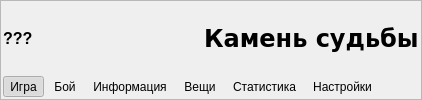
    <widget class="QFrame" name="header">
     <property name="sizePolicy">
      <sizepolicy hsizetype="Preferred" vsizetype="Preferred">
       <horstretch>0</horstretch>
       <verstretch>0</verstretch>
      </sizepolicy>
     </property>
     <property name="minimumSize">
      <size>
       <width>0</width>
       <height>65</height>
      </size>
     </property>
     <property name="styleSheet">
      <string notr="true"/>
     </property>
     <property name="frameShape">
      <enum>QFrame::StyledPanel</enum>
     </property>
     <property name="frameShadow">
      <enum>QFrame::Raised</enum>
     </property>
     <layout class="QVBoxLayout" name="verticalLayout_4">
      <property name="spacing">
       <number>3</number>
      </property>
      <property name="margin">
       <number>2</number>
      </property>
      <item>
       <layout class="QHBoxLayout" name="horizontalLayout_7">
        <item>
         <widget class="QLabel" name="persStatusLabel">
          <property name="font">
           <font>
            <pointsize>12</pointsize>
            <weight>75</weight>
            <bold>true</bold>
           </font>
          </property>
          <property name="text">
           <string>???</string>
          </property>
          <property name="textFormat">
           <enum>Qt::PlainText</enum>
          </property>
         </widget>
        </item>
        <item>
         <spacer name="horizontalSpacer_4">
          <property name="orientation">
           <enum>Qt::Horizontal</enum>
          </property>
          <property name="sizeHint" stdset="0">
           <size>
            <width>40</width>
            <height>22</height>
           </size>
          </property>
         </spacer>
        </item>
        <item>
         <widget class="QLabel" name="headerLabel">
          <property name="sizePolicy">
           <sizepolicy hsizetype="Preferred" vsizetype="Preferred">
            <horstretch>0</horstretch>
            <verstretch>0</verstretch>
           </sizepolicy>
          </property>
          <property name="font">
           <font>
            <family>DejaVu Sans</family>
            <pointsize>18</pointsize>
            <weight>75</weight>
            <italic>false</italic>
            <bold>true</bold>
           </font>
          </property>
          <property name="text">
           <string>Камень судьбы</string>
          </property>
         </widget>
        </item>
       </layout>
      </item>
      <item>
       <layout class="QHBoxLayout" name="horizontalLayout_8">
        <item>
         <widget class="QToolButton" name="mainModeBtn">
          <property name="text">
           <string>Игра</string>
          </property>
          <property name="checkable">
           <bool>true</bool>
          </property>
          <property name="checked">
           <bool>true</bool>
          </property>
          <property name="autoExclusive">
           <bool>true</bool>
          </property>
          <property name="popupMode">
           <enum>QToolButton::DelayedPopup</enum>
          </property>
          <property name="autoRaise">
           <bool>true</bool>
          </property>
         </widget>
        </item>
        <item>
         <widget class="QToolButton" name="fightModeBtn">
          <property name="text">
           <string>Бой</string>
          </property>
          <property name="checkable">
           <bool>true</bool>
          </property>
          <property name="autoExclusive">
           <bool>true</bool>
          </property>
          <property name="popupMode">
           <enum>QToolButton::DelayedPopup</enum>
          </property>
          <property name="autoRaise">
           <bool>true</bool>
          </property>
         </widget>
        </item>
        <item>
         <widget class="QToolButton" name="persInfoModeBtn">
          <property name="text">
           <string>Информация</string>
          </property>
          <property name="checkable">
           <bool>true</bool>
          </property>
          <property name="autoExclusive">
           <bool>true</bool>
          </property>
          <property name="popupMode">
           <enum>QToolButton::DelayedPopup</enum>
          </property>
          <property name="autoRaise">
           <bool>true</bool>
          </property>
         </widget>
        </item>
        <item>
         <widget class="QToolButton" name="thingsModeBtn">
          <property name="text">
           <string>Вещи</string>
          </property>
          <property name="checkable">
           <bool>true</bool>
          </property>
          <property name="autoExclusive">
           <bool>true</bool>
          </property>
          <property name="popupMode">
           <enum>QToolButton::DelayedPopup</enum>
          </property>
          <property name="autoRaise">
           <bool>true</bool>
          </property>
         </widget>
        </item>
        <item>
         <widget class="QToolButton" name="statModeBtn">
          <property name="text">
           <string>Статистика</string>
          </property>
          <property name="checkable">
           <bool>true</bool>
          </property>
          <property name="autoExclusive">
           <bool>true</bool>
          </property>
          <property name="popupMode">
           <enum>QToolButton::DelayedPopup</enum>
          </property>
          <property name="autoRaise">
           <bool>true</bool>
          </property>
         </widget>
        </item>
        <item>
         <widget class="QToolButton" name="settingsModeBtn">
          <property name="text">
           <string>Настройки</string>
          </property>
          <property name="checkable">
           <bool>true</bool>
          </property>
          <property name="autoExclusive">
           <bool>true</bool>
          </property>
          <property name="popupMode">
           <enum>QToolButton::DelayedPopup</enum>
          </property>
          <property name="autoRaise">
           <bool>true</bool>
          </property>
         </widget>
        </item>
        <item>
         <spacer name="horizontalSpacer_3">
          <property name="orientation">
           <enum>Qt::Horizontal</enum>
          </property>
          <property name="sizeHint" stdset="0">
           <size>
            <width>40</width>
            <height>20</height>
           </size>
          </property>
         </spacer>
        </item>
       </layout>
      </item>
     </layout>
    </widget>
